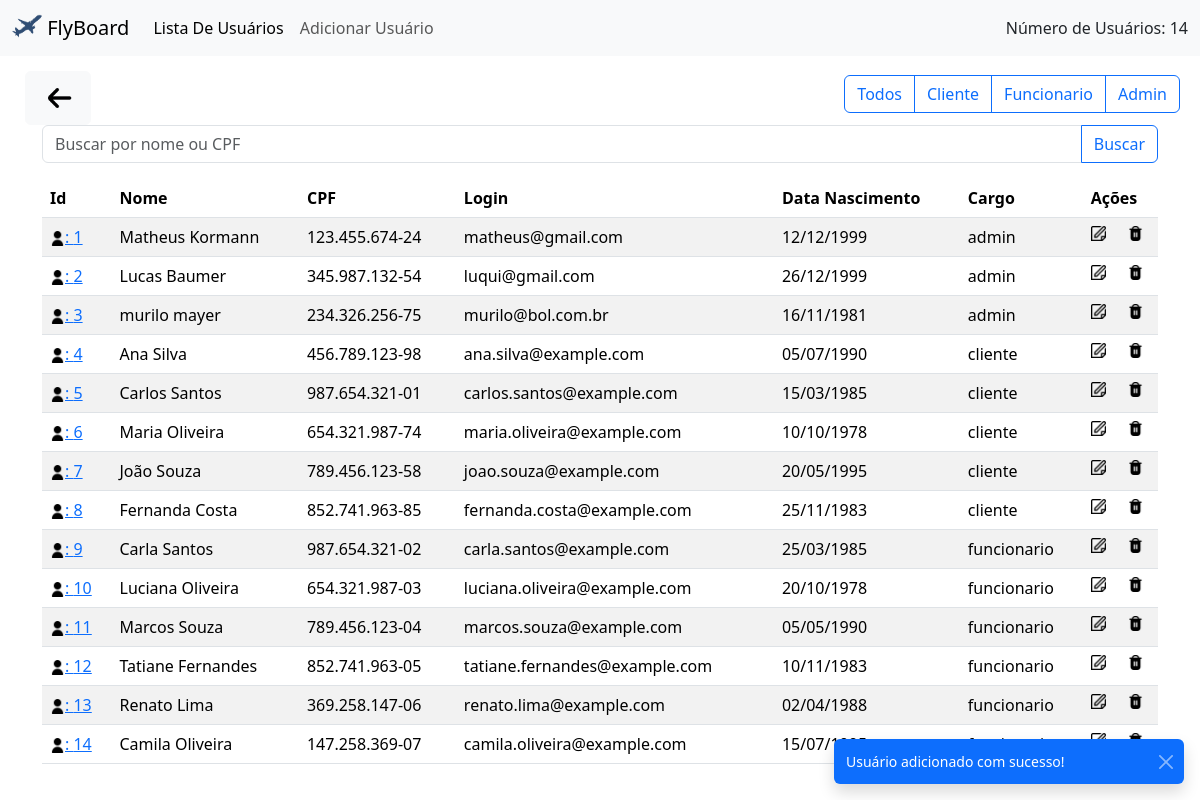
The page /admListUser/listUsers.php?result=3 (signed in) on the database as committed earlier.
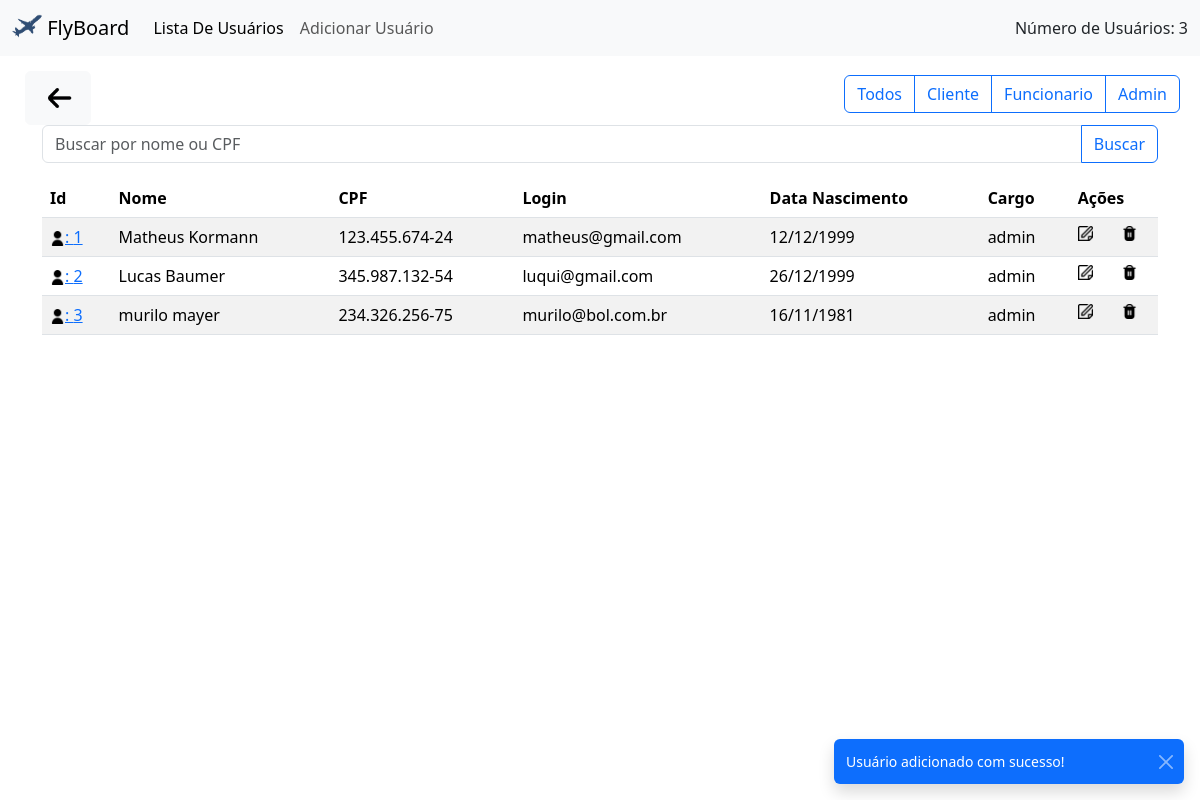
The same page on the database as committed later.
### tables this page shows
CREATE TABLE USERS (
    ID_USER INT PRIMARY KEY AUTO_INCREMENT,
    NAME VARCHAR(100),
    CPF VARCHAR(100),
    EMAIL VARCHAR(100),
    DATA_DE_NASCIMENTO VARCHAR(100),
    PASSWORD VARCHAR(100),
    ROLE VARCHAR(100),
    USERIMAGEPATH VARCHAR(200),
    UNIQUE (CPF, EMAIL)
);

### admListUser/listUsers.php (the view, shortened to what this page needs)
<?php
    include('../connections/connection.php');
    $valor = 0;
    function atualizarfiltro($valor, $conn){
        switch ($valor) {
            case 0:
                $sql = "SELECT ID_USER, NAME, CPF, EMAIL, DATA_DE_NASCIMENTO, ROLE FROM USERS";
                $result = $conn->query($sql);
                return $result;
                break;
        }
    }
    if(isset($_GET['filtro'])){
        $valor = $_GET['filtro'];
        $result = atualizarfiltro($valor, $conn);
    } else {
        $result = atualizarfiltro($valor, $conn);
    }
?>
<html>
<head>
    <link rel="stylesheet" href="userLstStyle.css">
    <link rel="stylesheet" href="../node_modules/bootstrap/dist/css/bootstrap.min.css">
</head>
<body>
<?php
        $sql_num_users = "SELECT COUNT(*) AS total FROM users";
        $result_num_users = $conn->query($sql_num_users);
        $row_num_users = $result_num_users->fetch_assoc();
        $total_users = $row_num_users['total'];
    ?>
     <nav class="navbar navbar-expand-lg bg-body-tertiary">
  <div class="container-fluid">
  <a class="navbar-brand" href="../index/index.php">
      <img src="../imagens/flyboardNavBar.png" alt="Logo" width="30" height="24" class="d-inline-block align-text-top">
      FlyBoard
    </a>
    <div class="collapse navbar-collapse" id="navbarScroll">
      <ul class="navbar-nav me-auto my-2 my-lg-0 navbar-nav-scroll" style="--bs-scroll-height: 100px;">
        <li class="nav-item">
          <a class="nav-link active" aria-current="page">Lista De Usuários</a>
        </li>
        <li class="nav-item">
              <a class="nav-link" href="./addUser.php" role="button" aria-expanded="false">
                Adicionar Usuário
              </a>
        </li>
      </ul>
      <li class="nav-item dropdown  d-flex">
              <a class="nav-link"  aria-expanded="false">Número de Usuários: <?php echo $total_users; ?></a>
            </li>
    </div>
  </div>
</nav>
    <div id="conteinerButtom">
        <a id="botaoVoltar" type="button" class="btn btn-light" href="../homes/homeAdmin.php"><img src="../imagens/iconVoltar.png" alt="voltarHome" style="width: 40px; height: 40px"></a>
    </div>
    <form method="POST" action="<?php echo $_SERVER['PHP_SELF']; ?>" class="mb-3">
        <div class="input-group container">
            <input type="text" class="form-control" placeholder="Buscar por nome ou CPF" name="search">
            <button class="btn btn-outline-primary" type="submit">Buscar</button>
        </div>
    </form>
    <div class="btn-group" id="btnFiltro" role="group" aria-label="Basic outlined example">
        <button type="button" onclick="atualizarFiltro(0)" class="btn btn-outline-primary">Todos</button>
        <button type="button" onclick="atualizarFiltro(1)" class="btn btn-outline-primary">Cliente</button>
        <button type="button" onclick="atualizarFiltro(2)" class="btn btn-outline-primary">Funcionario</button>
        <button type="button" onclick="atualizarFiltro(3)" class="btn btn-outline-primary">Admin</button>
    </div>
    <div class="container">
        <table id="tabela-usuarios" class="table table-striped table-hover">
            <thead>
                <tr>
                    <th scope="col">Id</th>
                    <th scope="col">Nome</th>
                    <th scope="col">CPF</th>
                    <th scope="col">Login</th>
                    <th scope="col">Data Nascimento</th>
                    <th scope="col">Cargo</th>
                    <th colspan="2">Ações</th>
                </tr>
            </thead>
            <tbody>
<?php
                    if ($result->num_rows > 0) {
                        while ($row = $result->fetch_assoc()) {
                ?>
                            <tr>
                                <td><a href="./userUser.php?id=<?php echo $row['ID_USER'] ?>"><img src="../imagens/idUser.png" alt="user" style="width: 15px; height: 15px;">: <?php echo $row["ID_USER"] ?></a></td>
                                <td><?php echo $row["NAME"] ?></td>
                                <td><?php echo $row["CPF"] ?></td>
                                <td><?php echo $row["EMAIL"] ?></td>
                                <td><?php echo $row["DATA_DE_NASCIMENTO"] ?></td>
                                <td><?php echo $row["ROLE"] ?></td>
                                <td><a href="./editUser.php?id=<?php echo $row['ID_USER'] ?>"><img src="../imagens/editar.png" alt="edit" style="width: 15px; height: 15px;"></a></td>
                                <td data-user-id="<?= $row['ID_USER'] ?>" onclick="showModal(this)"><a href="#"><img src="../imagens/lixo.png" alt="delet" style="width: 15px; height: 15px;"></a></td>
                            </tr>
<?php
                        }
                    }
                ?>
            </tbody>
        </table>
    </div>
<div class="toast-container position-fixed bottom-0 end-0 p-3">
</div>
<div class="toast-container position-fixed bottom-0 end-0 p-3">
</div>
<div class="toast-container position-fixed bottom-0 end-0 p-3">
<div id="ToastAddSucess" class="toast align-items-center text-bg-primary border-0" role="alert" aria-live="assertive" aria-atomic="true">
  <div class="d-flex">
    <div class="toast-body">
      Usuário adicionado com sucesso!
    </div>
    <button type="button" class="btn-close btn-close-white me-2 m-auto" data-bs-dismiss="toast" aria-label="Close"></button>
  </div>
</div>
</div>
<div class="toast-container position-fixed bottom-0 end-0 p-3">
</div>
</body>
</html>

### admListUser/userLstStyle.css (style rules this page uses)
a { text-decoration: none; color: #000; }
#botaoVoltar { margin-top: 15px; margin-left: 25px; }
#btnFiltro { position: absolute; top: 0; right: 0; margin: 20px; margin-top: 75px; }

Rows that differ between the two databases and show on the page:
removed users: ID_USER "4", NAME "Ana Silva", CPF "456.789.123-98", EMAIL "ana.silva@example.com", DATA_DE_NASCIMENTO "05/07/1990", ROLE "cliente"
removed users: ID_USER "5", NAME "Carlos Santos", CPF "987.654.321-01", EMAIL "carlos.santos@example.com", DATA_DE_NASCIMENTO "15/03/1985", ROLE "cliente"
removed users: ID_USER "6", NAME "Maria Oliveira", CPF "654.321.987-74", EMAIL "maria.oliveira@example.com", DATA_DE_NASCIMENTO "10/10/1978", ROLE "cliente"
removed users: ID_USER "7", NAME "João Souza", CPF "789.456.123-58", EMAIL "joao.souza@example.com", DATA_DE_NASCIMENTO "20/05/1995", ROLE "cliente"
removed users: ID_USER "8", NAME "Fernanda Costa", CPF "852.741.963-85", EMAIL "fernanda.costa@example.com", DATA_DE_NASCIMENTO "25/11/1983", ROLE "cliente"
removed users: ID_USER "9", NAME "Carla Santos", CPF "987.654.321-02", EMAIL "carla.santos@example.com", DATA_DE_NASCIMENTO "25/03/1985", ROLE "funcionario"
removed users: ID_USER "10", NAME "Luciana Oliveira", CPF "654.321.987-03", EMAIL "luciana.oliveira@example.com", DATA_DE_NASCIMENTO "20/10/1978", ROLE "funcionario"
removed users: ID_USER "11", NAME "Marcos Souza", CPF "789.456.123-04", EMAIL "marcos.souza@example.com", DATA_DE_NASCIMENTO "05/05/1990", ROLE "funcionario"
removed users: ID_USER "12", NAME "Tatiane Fernandes", CPF "852.741.963-05", EMAIL "tatiane.fernandes@example.com", DATA_DE_NASCIMENTO "10/11/1983", ROLE "funcionario"
removed users: ID_USER "13", NAME "Renato Lima", CPF "369.258.147-06", EMAIL "renato.lima@example.com", DATA_DE_NASCIMENTO "02/04/1988", ROLE "funcionario"
removed users: ID_USER "14", NAME "Camila Oliveira", CPF "147.258.369-07", EMAIL "camila.oliveira@example.com", DATA_DE_NASCIMENTO "15/07/1995"
Other text that changed with them:
$total_users: "14" → "3"
